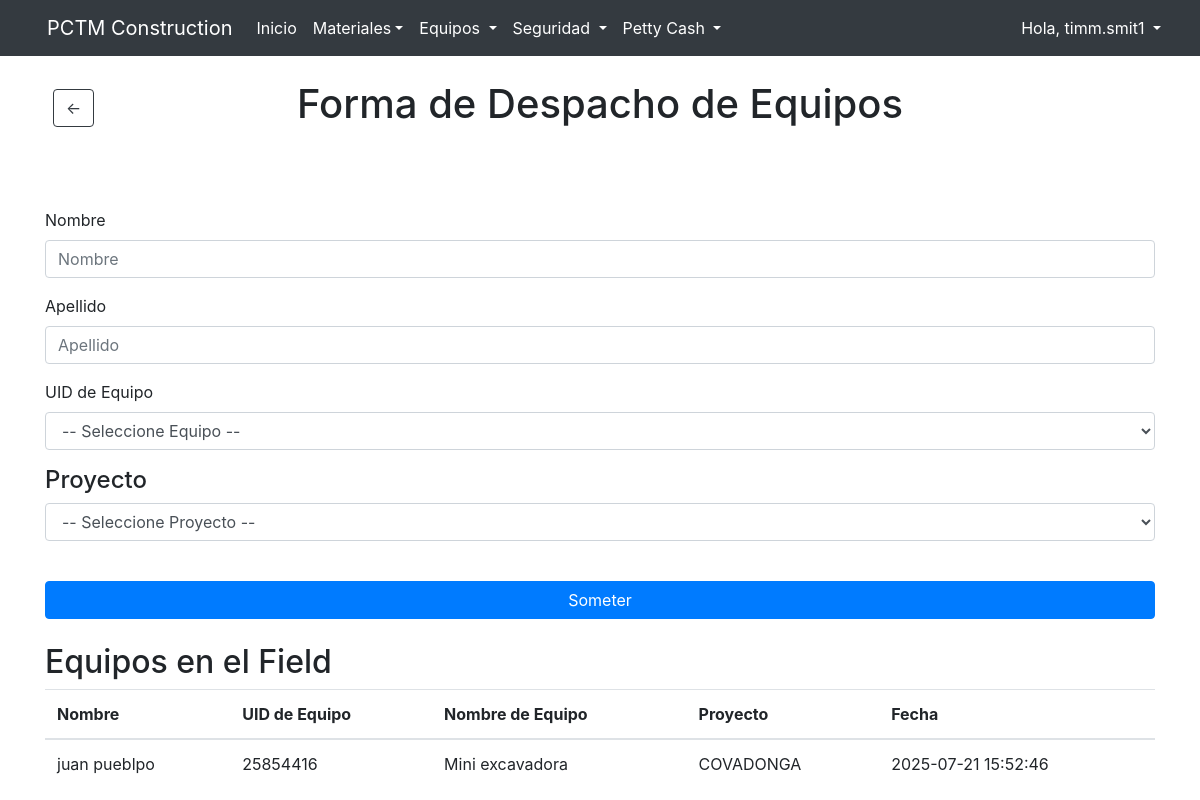
Screenshot of /dispatch (signed in) with the database file from the repository.
### website/models.py (models this page shows)
class User(db.Model, UserMixin):
    id = db.Column(db.Integer, primary_key=True)
    email = db.Column(db.String(150), unique = True)
    username = db.Column(db.String(10), unique = True)
    password = db.Column(db.String(150))
    first_name = db.Column(db.String(150))
    last_name = db.Column(db.String(150))
    group = db.Column(db.String(50), default='standard')

class Dispatch(db.Model):
    id = db.Column(db.Integer, primary_key = True)
    firstname = db.Column(db.String(50))
    lastname = db.Column(db.String(50))
    project_id = db.Column(db.Integer, db.ForeignKey('projects.id'), nullable=False)
    project = db.relationship('Projects', backref='dispatch')
    date = db.Column(db.DateTime(timezone=True), default=func.now())
    equipID = db.Column(db.Integer, db.ForeignKey('equip.id'), nullable=False)

class Equip(db.Model):
    id = db.Column(db.Integer, primary_key = True)
    equipKey = db.Column(db.String(8))
    name = db.Column(db.String(50))
    desc = db.Column(db.String(150))
    disp = db.relationship("Dispatch", backref='Equip', lazy=True)

class Projects(db.Model):
    id = db.Column(db.Integer, primary_key=True)
    project= db.Column(db.String(100), nullable = False)
    jobnumber = db.Column(db.String(10))
    engineer = db.Column(db.String(150))
    email=db.Column(db.String(150))

### website/views.py (the view, shortened to what this page needs)
@views.route('/dispatch', methods=['GET', 'POST'])
@login_required
def equip_dispatch():
    equipments = Equip.query.all()
    available_equipment = []
    for equip in equipments:
        last_dispatch=Dispatch.query.filter_by(equipID=equip.id).order_by(desc(Dispatch.date)).first()
        if not last_dispatch:
            available_equipment.append(equip)
            continue
        last_return = Return.query.filter_by(dispID=last_dispatch.id).order_by(desc(Return.date)).first()
        if last_return and last_return.date > last_dispatch.date:
            available_equipment.append(equip)
    all_dispatches = Dispatch.query.order_by(desc(Dispatch.date)).all()
    active_dispatches = []
    for disp in all_dispatches:
        has_return = Return.query.filter_by(dispID=disp.id).first()
        if not has_return:
            active_dispatches.append(disp)
    dispatches_active = active_dispatches
    dispatch_list = Dispatch.query.all()
    equip_avail = available_equipment
    all_projects=Projects.query.all()
    return render_template("dispatch.html", user = current_user, dispatch_list=dispatch_list,
                           equipments=equipments, equip_avail=equip_avail, dispatches_active=dispatches_active, all_projects=all_projects)

### website/templates/dispatch.html (shortened to what this page needs)
{% extends "base.html"%} {% block title %}Equipment: Dispatch{% endblock %} {% block content
    %}
    <br />
    <div class="mb-4">
        <div class="position-relative" style="height: 56px;">
          <a href="#"
             onclick="history.go(-1)"
             class="btn btn-outline-dark position-absolute"
             style="top: 50%; left: 0; transform: translateY(-50%); margin-left: 8px;">
            &#8592;
          </a>
          <h1 class="mb-0 position-absolute w-100 text-center"
              style="pointer-events: none;" >
            Forma de Despacho de Equipos
          </h1>
        </div>
    </div>
    <br />
    <form method="POST">
      <div class="form-group">
        <label for="firstNameDispatch"> Nombre </label>
        <input
          type="text"
          class="form-control"
          id="firstNameDispatch"
          name="firstNameDispatch"
          placeholder="Nombre"
        />
      </div>
      <div class="form-group">
        <label for="lastNameDispatch"> Apellido </label>
        <input
          type="text"
          class="form-control"
          id="lastNameDispatch"
          name="lastNameDispatch"
          placeholder="Apellido"
        />
      </div>
      <div class="form-group">
        <label for="EquipUID"> UID de Equipo</label>
        <select name="EquipUID" id="EquipUID" class="form-control" required>
          <option value="" disabled selected>-- Seleccione Equipo --</option>
        </select>
      </div>
      <div class="form-group">
        <label for="project_id" class="h4"> Proyecto</label>
        <select name="project_id" id="project_id" class="form-control" required>
            <option value="" disabled selected>-- Seleccione Proyecto --</option>
           </select>
       </div>
      <br />
      <button type="submit" class="btn btn-primary btn-block"> Someter</button>
    </form>
    <br/>
    <h2>Equipos en el Field</h2>
    <table class="table table-stripped">
        <thead>
            <tr>
                <th>Nombre</th>
                <th>UID de Equipo</th>
                <th>Nombre de Equipo</th>
                <th>Proyecto</th>
                <th>Fecha</th>
            </tr>
        </thead>
        <tbody>
            {% for disp in dispatches_active %}
            <tr>
                <td>{{ disp.firstname }} {{disp.lastname}}</td>
                <td>{{ disp.Equip.equipKey }}</td>
                <td>{{ disp.Equip.name }}</td>
                <td>{{ disp.project.project }}</td>
                <td>{{ disp.date }}</td>
            </tr>
            {% endfor %}
        </tbody>
    </table>
    {% endblock %}

### website/templates/base.html (shortened to what this page needs)
<!DOCTYPE html>
<html>
  <head>
    <link
      rel="stylesheet"
      href="https://stackpath.bootstrapcdn.com/bootstrap/4.4.1/css/bootstrap.min.css"
    />
    <link
      rel="stylesheet"
      href="https://stackpath.bootstrapcdn.com/font-awesome/4.7.0/css/font-awesome.min.css"
    />
    <link rel="stylesheet" href="https://cdn.jsdelivr.net/npm/bootstrap-icons@1.11.3/font/bootstrap-icons.min.css">
    <link rel="stylesheet" href="https://stackpath.bootstrapcdn.com/bootstrap/4.5.2/css/bootstrap.min.css">
  </head>
  <body>
    <nav class="navbar navbar-expand-lg navbar-dark bg-dark">
      <div class="container-fluid">
        <div class="d-flex align-items-center">
          <a class="navbar-brand me-2" href="#">PCTM Construction</a>
        </div>
        <div class="collapse navbar-collapse " id="navbar">
          <ul class="navbar-nav w-100 d-flex flex-column flex-lg-row">
            {% if user.is_authenticated %}
            <li class="nav-item">
              <a class="nav-link text-white" id="home" href="/">Inicio</a>
            </li>
            <li class="nav-item dropdown">
              <a class="nav-link dropdown-toggle text-white" id="navbarDropdown" href="#" role="button" data-toggle="dropdown" aria-haspopup="true" aria-expanded="false">Materiales</a>
            </li>
            <li class="nav-item dropdown">
              <a class="nav-link dropdown-toggle text-white" href="#" id="navbarDropdown" role="button" data-toggle="dropdown" aria-haspopup="true" aria-expanded="false">
                Equipos
              </a>
            </li>
            <li class="nav-item dropdown">
              <a class="nav-link dropdown-toggle text-white" href="#" id="navbarDropdown" role="button" data-toggle="dropdown" aria-haspopup="true" aria-expanded="false">
                Seguridad
              </a>
            </li>
            <li class="nav-item dropdown">
              <a class="nav-link dropdown-toggle text-white" href="#" id="navbarDropdown" role="button" data-toggle="dropdown" aria-haspopup="true" aria-expanded="false">
                Petty Cash
              </a>
            </li>
            {% endif %}
          </ul>
          <ul class="navbar-nav ms-auto">
            {% if user.is_authenticated %}
            <li class="nav-item dropdown">
              <a class="nav-link dropdown-toggle text-white" href="#" id="navbarDropdown" role="button" data-toggle="dropdown" aria-haspopup="true" aria-expanded="false">
                Hola, {{ user.username }}
              </a>
            </li>
            {% endif %}
          </ul>
        </div>
      </div>
    </nav>
    <div class="container">{% block content %} {% endblock %}</div>
  </body>
</html>

### rows the page displays
User: username "timm.smit1"
Dispatch: firstname "juan", lastname "pueblpo", Equip.equipKey "25854416", Equip.name "Mini excavadora", project.project "COVADONGA", date "2025-07-21 15:52:46"
